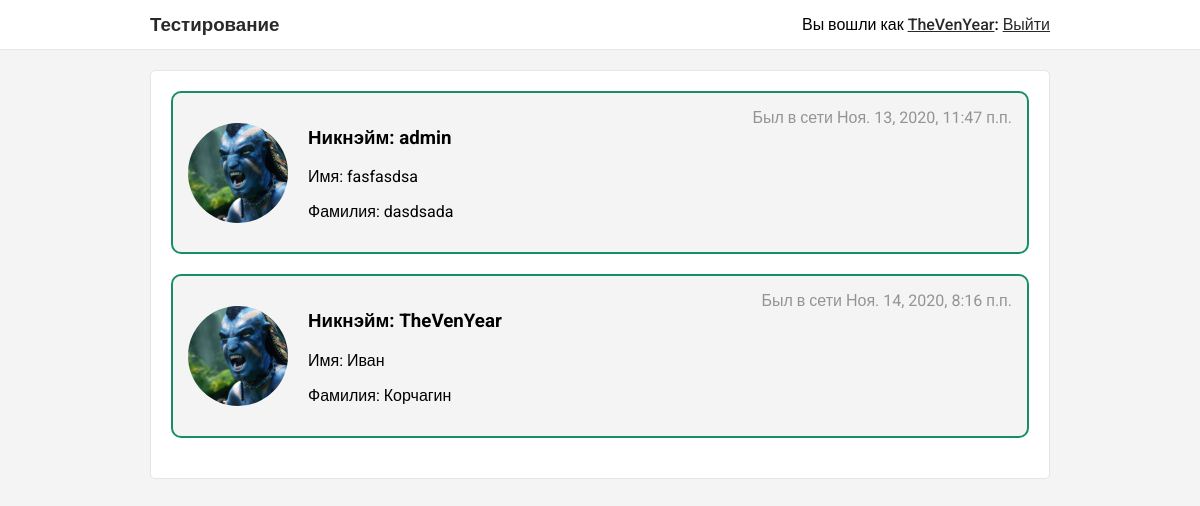
/user/all/ (signed in), run on an earlier commit of the app's database.
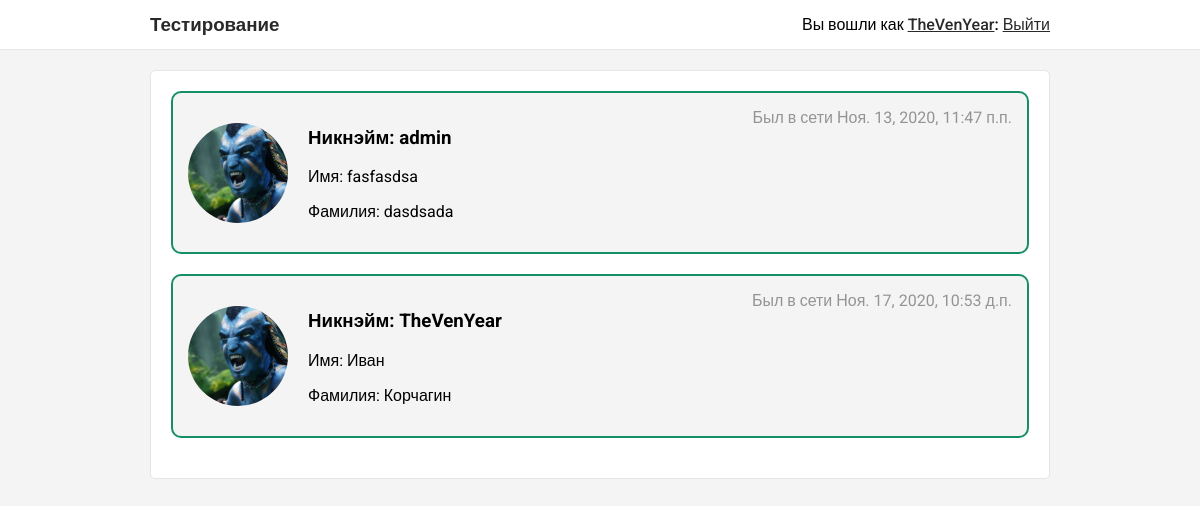
And on a later commit of the database.
### user/models.py (models this page shows)
class User(AbstractUser):
    avatar = models.ImageField(default='user/default.jpg', verbose_name='изображение профиля')
    about = models.TextField(blank=True, verbose_name='обо мне')

### user/views.py (the view)
# urls.py: path('all/', all_users, name='all_users')
def all_users(request):
    if request.user.is_anonymous:
        return redirect('login-user')
    users = User.objects.all()
    return render(request, 'all_users.html', {'users': users})

### user/context_processors.py (called while the page is built)
def user(request):
    return {'user': request.user}

### user/templates/all_users.html (shortened to what this page needs)
{% extends 'base.html' %}
{% load static %}
{% block styles %}
    <link rel="stylesheet" href="{% static 'css/user.css' %}">
{% endblock %}
{% block content %}
    {% for user in users %}
        <div class="content__profile">
            <div class="profile__main">
                <img class="profile__main__avatar" src="{{ user.avatar.url }}" alt="">
                <div class="profile__main__info">
                    <h3>Никнэйм: {{ user.username }}</h3>
                    <p>Имя: {{ user.first_name }}</p>
                    <p>Фамилия: {{ user.last_name }}</p>
                </div>
            </div>
            <div class="profile__last_login">
                Был в сети {{ user.last_login }}
            </div>
        </div>
    {% endfor %}
{% endblock %}

### templates/base.html (shortened to what this page needs)
<!DOCTYPE html>
{% load static %}
<html lang="en">
<head>
    <link rel="stylesheet" href="{% static "css/base.css" %}">
    {% block styles %}{% endblock %}
</head>
<body>
<div class="header">
    <div class="container header__inner">
        <a href="{% url 'all_users' %}" class="header__logo"><h3>Тестирование</h3></a>
        <div class="header__auth">
            {% if user.is_anonymous %}
                <a href="{% url 'social:begin' 'github' %}">Войти через GitHub</a>
            {% else %}
                <span>Вы вошли как <a href="{% url 'new_user_oauth' %}">{{ user.username }}</a>:</span>
                <a href="{% url 'logout' %}">Выйти</a>
            {% endif %}
        </div>
    </div>
</div>
<div class="container content">
    {% block content %}{% endblock %}
</div>
</body>
</html>

What changed in the data, as far as the page shows it:
changed User "TheVenYear": last_login "Ноя. 14, 2020, 8:16 п.п." → "Ноя. 17, 2020, 10:53 д.п."
